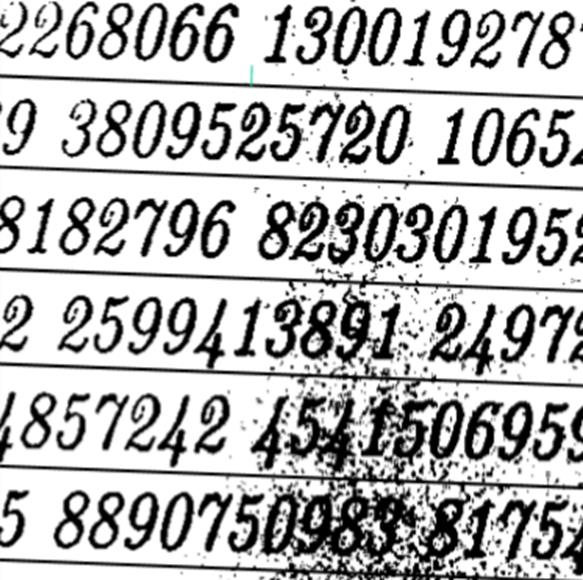
#> input picture MIDTERM/img/input.png, 583 x 580 px, found by its file name
$ python midterm.py
#> lines starting #> are read from the running program, lines starting #| are printed output that depends on the picture; after the words box and inside, x2 and y2 are one past the last pixel; in counts of white or black regions, pixels touching at a corner belong together
import cv2
import numpy as np

def slove(path):
#> called with path = 'img\\input.png'
    image = cv2.imread(path)
#> image is the input picture: shape (580, 583, 3); mean B, G, R 182, 182, 181.9
    gray = cv2.cvtColor(image, cv2.COLOR_BGR2GRAY)

    height, width = gray.shape[:2]
#> height = 580; width = 583
    sub_img = []
    x = width // 3
#> x = 194
    y = height // 2
#> y = 290
    sub_img.append(gray[:, :x])
    sub_img.append(gray[:y, x:])
    sub_img.append(gray[y:, x:] )

    thesholds = [110, 20, 10]
    for i in range(3):
        _, binary = cv2.threshold(sub_img[i], thesholds[i], 255, cv2.THRESH_BINARY_INV)
        sub_img[i] = binary
#> this loop made 3 passes
#> pass 1, in slove, `_, binary = cv2.threshold(sub_img[i], thesholds[i], 255, cv2.THRESH_BI..`:
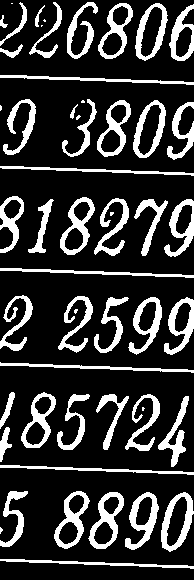
#> binary: shape (580, 194); 20.4% white; 54 white regions (10 under 20 px), largest, box (x1, y1, x2, y2) and area: (161, 492, 194, 552) 778, (125, 492, 159, 550) 755, (88, 492, 124, 549) 752
#> pass 3, in slove, `_, binary = cv2.threshold(sub_img[i], thesholds[i], 255, cv2.THRESH_BI..`:
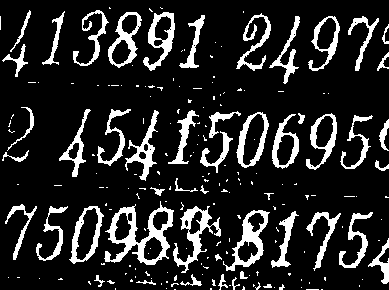
#> binary: shape (290, 389); 15.2% white; 203 white regions (153 under 20 px), largest, box (x1, y1, x2, y2) and area: (104, 201, 174, 265) 1534, (173, 206, 221, 273) 897, (223, 210, 270, 271) 850
#> after the loop, sub_img = 3 items

    sub_img[2] = cv2.morphologyEx(sub_img[2], cv2.MORPH_CLOSE, np.ones((3, 3), np.uint8))
    sub_img[0] = cv2.morphologyEx(sub_img[0], cv2.MORPH_CLOSE, np.ones((3, 3), np.uint8))

    tmp_height, _ = sub_img[2].shape[:2]
#> tmp_height = 290
    tmp_y = tmp_height // 3
#> tmp_y = 96
    sub_img2_1 = sub_img[2][:2*tmp_y, :]
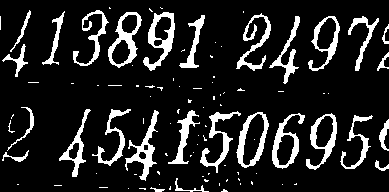
#> sub_img2_1: shape (192, 389); 13.8% white; 98 white regions (69 under 20 px), largest, box (x1, y1, x2, y2) and area: (143, 12, 175, 71) 682, (125, 110, 159, 181) 646, (108, 12, 142, 68) 634
    sub_img2_2 = sub_img[2][2*tmp_y:, :]
#> sub_img2_2: shape (98, 389); 18.9% white; 80 white regions (62 under 20 px), largest, box (x1, y1, x2, y2) and area: (104, 9, 174, 73) 1562, (173, 14, 221, 81) 932, (223, 18, 270, 79) 862
    _, tmp2_width = sub_img2_2.shape[:2]
#> tmp2_width = 389
    tmp_x = tmp2_width // 4
#> tmp_x = 97
    sub_img2_2_1 = sub_img2_2[:, :tmp_x]
#> sub_img2_2_1: shape (98, 97); 13.2% white; 9 white regions (6 under 20 px), largest, box (x1, y1, x2, y2) and area: (69, 14, 97, 72) 485, (36, 14, 68, 69) 414, (5, 12, 37, 68) 325
    sub_img2_2_2 = sub_img2_2[:, tmp_x:tmp_x*2]
#> sub_img2_2_2: shape (98, 97); 25.3% white; 29 white regions (22 under 20 px), largest, box (x1, y1, x2, y2) and area: (7, 9, 77, 73) 1562, (83, 16, 97, 54) 246, (76, 51, 97, 81) 194
    sub_img2_2_3 = sub_img2_2[:, tmp_x*2:tmp_x*3]
#> sub_img2_2_3: shape (98, 97); 22.8% white; 30 white regions (21 under 20 px), largest, box (x1, y1, x2, y2) and area: (29, 18, 76, 79) 862, (0, 14, 27, 69) 492, (77, 24, 97, 76) 383
    sub_img2_2_4 = sub_img2_2[:, tmp_x*3:]
#> sub_img2_2_4: shape (98, 98); 14.3% white; 18 white regions (14 under 20 px), largest, box (x1, y1, x2, y2) and area: (48, 20, 82, 76) 489, (15, 20, 50, 79) 460, (77, 46, 98, 92) 292, (0, 19, 8, 37) 59

    sub_img2_2_2 = cv2.erode(sub_img2_2_2, np.ones((4, 4), np.uint8))
#> sub_img2_2_2: shape (98, 97); 6.7% white; 23 white regions (15 under 20 px), largest, box (x1, y1, x2, y2) and area: (53, 26, 71, 64) 136, (27, 22, 39, 60) 116, (43, 49, 49, 70) 62
    sub_img2_2_2 = cv2.dilate(sub_img2_2_2, np.ones((5, 5), np.uint8))
#> sub_img2_2_2: shape (98, 97); 23.7% white; 13 white regions, largest, box (x1, y1, x2, y2) and area: (12, 15, 41, 71) 731, (51, 15, 77, 69) 629, (41, 47, 60, 74) 257
    sub_img2_2_3 = cv2.erode(sub_img2_2_3, np.ones((3, 3), np.uint8))
#> sub_img2_2_3: shape (98, 97); 10.5% white; 17 white regions (10 under 20 px), largest, box (x1, y1, x2, y2) and area: (41, 20, 68, 74) 390, (78, 26, 97, 74) 232, (0, 39, 7, 67) 115
    sub_img2_2_3 = cv2.dilate(sub_img2_2_3, np.ones((3, 3), np.uint8))
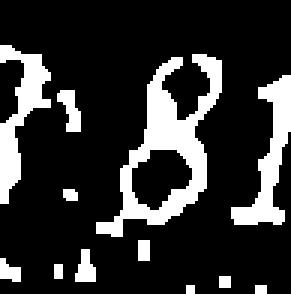
#> sub_img2_2_3: shape (98, 97) (shown 3 times larger); 19% white; 12 white regions (5 under 20 px), largest, box (x1, y1, x2, y2) and area: (32, 18, 74, 79) 821, (77, 25, 97, 75) 373, (0, 15, 17, 68) 361

    sub_img2_2 = cv2.hconcat([sub_img2_2_1, sub_img2_2_2, sub_img2_2_3, sub_img2_2_4])
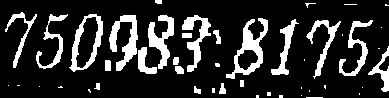
#> sub_img2_2: shape (98, 389); 17.6% white; 46 white regions (24 under 20 px), largest, box (x1, y1, x2, y2) and area: (226, 18, 268, 79) 821, (109, 15, 138, 71) 731, (69, 14, 103, 72) 629
    sub_img[2] = cv2.vconcat([sub_img2_1, sub_img2_2])
    concat_img = cv2.hconcat([sub_img[0], cv2.vconcat([sub_img[1], sub_img[2]])])
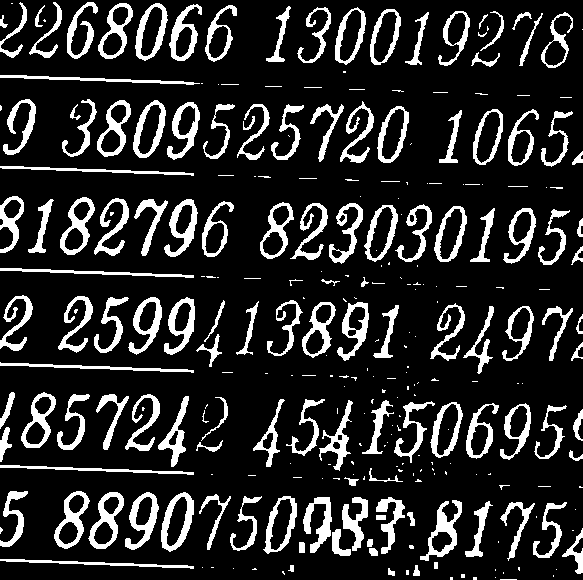
#> concat_img: shape (580, 583); 16.4% white; 287 white regions (151 under 20 px)
    cv2.imshow('Concatenated Image', concat_img)

    contour, _ = cv2.findContours(concat_img, cv2.RETR_EXTERNAL, cv2.CHAIN_APPROX_SIMPLE)
#> contour = 285 contours, 158 with area under 20; largest, box (x1, y1, x2, y2) and area: (161, 492, 194, 552) 1306, (133, 100, 166, 158) 1236, (135, 3, 168, 61) 1236, (263, 496, 297, 554) 1213, (364, 205, 398, 262) 1196
    bounding_box_image = cv2.cvtColor(gray, cv2.COLOR_GRAY2BGR)

    for contour in contour:
        x, y, w, h = cv2.boundingRect(contour)

        if 10 < w < 70 and 50 < h < 100:
            cv2.rectangle(bounding_box_image, (x, y), (x + w, y + h), (0, 0, 0), 2)
#> this loop made 285 passes
#> (x, y, w, h) on passes 2, 8, 10: (495, 577, 1, 1), (282, 571, 3, 4), (556, 569, 1, 1)
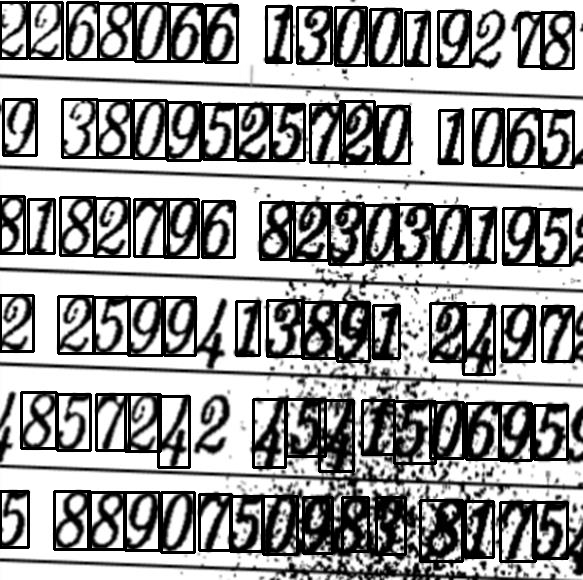
#> bounding_box_image: shape (580, 583, 3); min 0, max 255, mean 157.5

    cv2.imshow('Final output image', bounding_box_image)

    cv2.waitKey(0)
    cv2.destroyAllWindows()


if __name__ == "__main__":
    path = "img\\input.png"
    slove(path)
    pass
